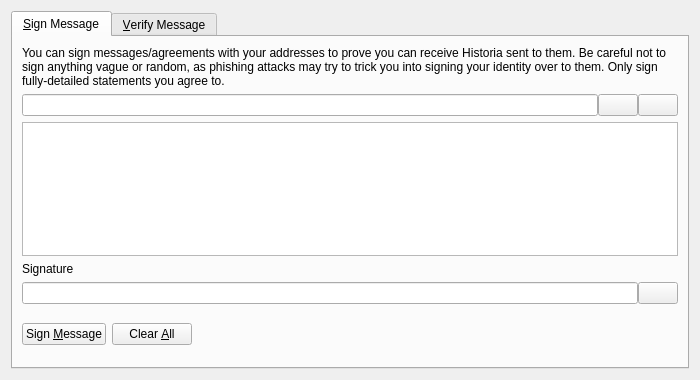
<?xml version="1.0" encoding="UTF-8"?>
<ui version="4.0">
 <class>SignVerifyMessageDialog</class>
 <widget class="QDialog" name="SignVerifyMessageDialog">
  <property name="geometry">
   <rect>
    <x>0</x>
    <y>0</y>
    <width>700</width>
    <height>380</height>
   </rect>
  </property>
  <property name="windowTitle">
   <string>Signatures - Sign / Verify a Message</string>
  </property>
  <property name="modal">
   <bool>true</bool>
  </property>
  <layout class="QVBoxLayout" name="verticalLayout">
   <item>
    <widget class="QTabWidget" name="tabWidget">
     <property name="currentIndex">
      <number>0</number>
     </property>
     <widget class="QWidget" name="tabSignMessage">
      <attribute name="title">
       <string>&amp;Sign Message</string>
      </attribute>
      <layout class="QVBoxLayout" name="verticalLayout_SM">
       <item>
        <widget class="QLabel" name="infoLabel_SM">
         <property name="text">
          <string>You can sign messages/agreements with your addresses to prove you can receive Historia sent to them. Be careful not to sign anything vague or random, as phishing attacks may try to trick you into signing your identity over to them. Only sign fully-detailed statements you agree to.</string>
         </property>
         <property name="textFormat">
          <enum>Qt::PlainText</enum>
         </property>
         <property name="wordWrap">
          <bool>true</bool>
         </property>
        </widget>
       </item>
       <item>
        <layout class="QHBoxLayout" name="horizontalLayout_1_SM">
         <property name="spacing">
          <number>0</number>
         </property>
         <item>
          <widget class="QValidatedLineEdit" name="addressIn_SM">
           <property name="toolTip">
            <string>The Historia address to sign the message with</string>
           </property>
          </widget>
         </item>
         <item>
          <widget class="QPushButton" name="addressBookButton_SM">
           <property name="toolTip">
            <string>Choose previously used address</string>
           </property>
           <property name="text">
            <string/>
           </property>
           <property name="shortcut">
            <string>Alt+A</string>
           </property>
           <property name="autoDefault">
            <bool>false</bool>
           </property>
          </widget>
         </item>
         <item>
          <widget class="QPushButton" name="pasteButton_SM">
           <property name="toolTip">
            <string>Paste address from clipboard</string>
           </property>
           <property name="text">
            <string/>
           </property>
           <property name="shortcut">
            <string>Alt+P</string>
           </property>
           <property name="autoDefault">
            <bool>false</bool>
           </property>
          </widget>
         </item>
        </layout>
       </item>
       <item>
        <widget class="QPlainTextEdit" name="messageIn_SM">
         <property name="toolTip">
          <string>Enter the message you want to sign here</string>
         </property>
        </widget>
       </item>
       <item>
        <widget class="QLabel" name="signatureLabel_SM">
         <property name="text">
          <string>Signature</string>
         </property>
         <property name="textFormat">
          <enum>Qt::PlainText</enum>
         </property>
        </widget>
       </item>
       <item>
        <layout class="QHBoxLayout" name="horizontalLayout_2_SM">
         <property name="spacing">
          <number>0</number>
         </property>
         <item>
          <widget class="QLineEdit" name="signatureOut_SM">
           <property name="font">
            <font>
             <italic>true</italic>
            </font>
           </property>
           <property name="readOnly">
            <bool>true</bool>
           </property>
          </widget>
         </item>
         <item>
          <widget class="QPushButton" name="copySignatureButton_SM">
           <property name="toolTip">
            <string>Copy the current signature to the system clipboard</string>
           </property>
           <property name="text">
            <string/>
           </property>
           <property name="autoDefault">
            <bool>false</bool>
           </property>
          </widget>
         </item>
        </layout>
       </item>
       <item>
        <layout class="QHBoxLayout" name="horizontalLayout_3_SM">
         <item>
          <widget class="QPushButton" name="signMessageButton_SM">
           <property name="toolTip">
            <string>Sign the message to prove you own this Historia address</string>
           </property>
           <property name="text">
            <string>Sign &amp;Message</string>
           </property>
           <property name="autoDefault">
            <bool>false</bool>
           </property>
          </widget>
         </item>
         <item>
          <widget class="QPushButton" name="clearButton_SM">
           <property name="toolTip">
            <string>Reset all sign message fields</string>
           </property>
           <property name="text">
            <string>Clear &amp;All</string>
           </property>
           <property name="autoDefault">
            <bool>false</bool>
           </property>
          </widget>
         </item>
         <item>
          <spacer name="horizontalSpacer_1_SM">
           <property name="orientation">
            <enum>Qt::Horizontal</enum>
           </property>
           <property name="sizeHint" stdset="0">
            <size>
             <width>40</width>
             <height>48</height>
            </size>
           </property>
          </spacer>
         </item>
         <item>
          <widget class="QLabel" name="statusLabel_SM">
           <property name="font">
            <font>
             <weight>75</weight>
             <bold>true</bold>
            </font>
           </property>
           <property name="text">
            <string/>
           </property>
           <property name="wordWrap">
            <bool>true</bool>
           </property>
          </widget>
         </item>
         <item>
          <spacer name="horizontalSpacer_2_SM">
           <property name="orientation">
            <enum>Qt::Horizontal</enum>
           </property>
           <property name="sizeHint" stdset="0">
            <size>
             <width>40</width>
             <height>48</height>
            </size>
           </property>
          </spacer>
         </item>
        </layout>
       </item>
      </layout>
     </widget>
     <widget class="QWidget" name="tabVerifyMessage">
      <attribute name="title">
       <string>&amp;Verify Message</string>
      </attribute>
      <layout class="QVBoxLayout" name="verticalLayout_VM">
       <item>
        <widget class="QLabel" name="infoLabel_VM">
         <property name="text">
          <string>Enter the receiver's address, message (ensure you copy line breaks, spaces, tabs, etc. exactly) and signature below to verify the message. Be careful not to read more into the signature than what is in the signed message itself, to avoid being tricked by a man-in-the-middle attack. Note that this only proves the signing party receives with the address, it cannot prove sendership of any transaction!</string>
         </property>
         <property name="textFormat">
          <enum>Qt::PlainText</enum>
         </property>
         <property name="alignment">
          <set>Qt::AlignLeading|Qt::AlignLeft|Qt::AlignTop</set>
         </property>
         <property name="wordWrap">
          <bool>true</bool>
         </property>
        </widget>
       </item>
       <item>
        <layout class="QHBoxLayout" name="horizontalLayout_1_VM">
         <property name="spacing">
          <number>0</number>
         </property>
         <item>
          <widget class="QValidatedLineEdit" name="addressIn_VM">
           <property name="toolTip">
            <string>The Historia address the message was signed with</string>
           </property>
          </widget>
         </item>
         <item>
          <widget class="QPushButton" name="addressBookButton_VM">
           <property name="toolTip">
            <string>Choose previously used address</string>
           </property>
           <property name="text">
            <string/>
           </property>
           <property name="shortcut">
            <string>Alt+A</string>
           </property>
           <property name="autoDefault">
            <bool>false</bool>
           </property>
          </widget>
         </item>
        </layout>
       </item>
       <item>
        <widget class="QPlainTextEdit" name="messageIn_VM"/>
       </item>
       <item>
        <widget class="QValidatedLineEdit" name="signatureIn_VM"/>
       </item>
       <item>
        <layout class="QHBoxLayout" name="horizontalLayout_2_VM">
         <item>
          <widget class="QPushButton" name="verifyMessageButton_VM">
           <property name="toolTip">
            <string>Verify the message to ensure it was signed with the specified Historia address</string>
           </property>
           <property name="text">
            <string>Verify &amp;Message</string>
           </property>
           <property name="autoDefault">
            <bool>false</bool>
           </property>
          </widget>
         </item>
         <item>
          <widget class="QPushButton" name="clearButton_VM">
           <property name="toolTip">
            <string>Reset all verify message fields</string>
           </property>
           <property name="text">
            <string>Clear &amp;All</string>
           </property>
           <property name="autoDefault">
            <bool>false</bool>
           </property>
          </widget>
         </item>
         <item>
          <spacer name="horizontalSpacer_1_VM">
           <property name="orientation">
            <enum>Qt::Horizontal</enum>
           </property>
           <property name="sizeHint" stdset="0">
            <size>
             <width>40</width>
             <height>48</height>
            </size>
           </property>
          </spacer>
         </item>
         <item>
          <widget class="QLabel" name="statusLabel_VM">
           <property name="font">
            <font>
             <weight>75</weight>
             <bold>true</bold>
            </font>
           </property>
           <property name="text">
            <string/>
           </property>
           <property name="wordWrap">
            <bool>true</bool>
           </property>
          </widget>
         </item>
         <item>
          <spacer name="horizontalSpacer_2_VM">
           <property name="orientation">
            <enum>Qt::Horizontal</enum>
           </property>
           <property name="sizeHint" stdset="0">
            <size>
             <width>40</width>
             <height>48</height>
            </size>
           </property>
          </spacer>
         </item>
        </layout>
       </item>
      </layout>
     </widget>
    </widget>
   </item>
  </layout>
 </widget>
 <customwidgets>
  <customwidget>
   <class>QValidatedLineEdit</class>
   <extends>QLineEdit</extends>
   <header>qvalidatedlineedit.h</header>
  </customwidget>
 </customwidgets>
 <resources>
  <include location="../historia.qrc"/>
 </resources>
 <connections/>
</ui>
